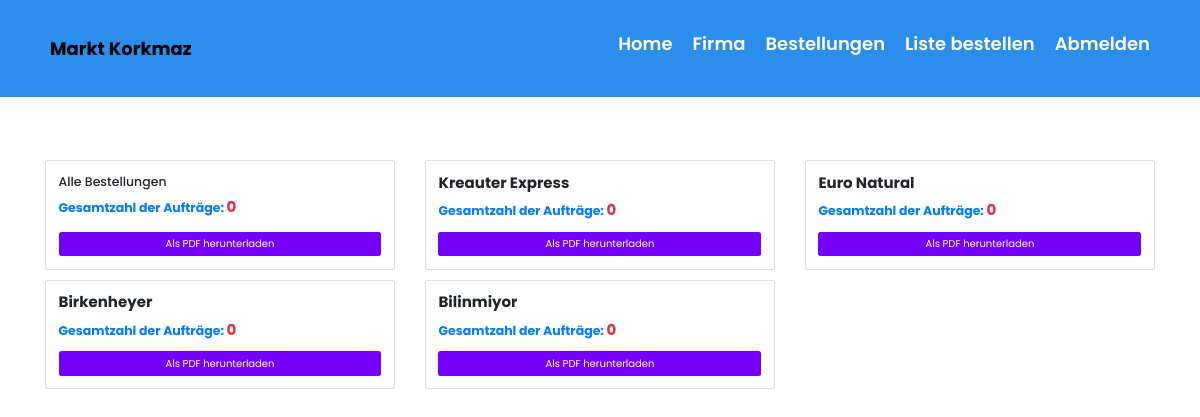
The page /orderlist/ (signed in) on the database as committed earlier.
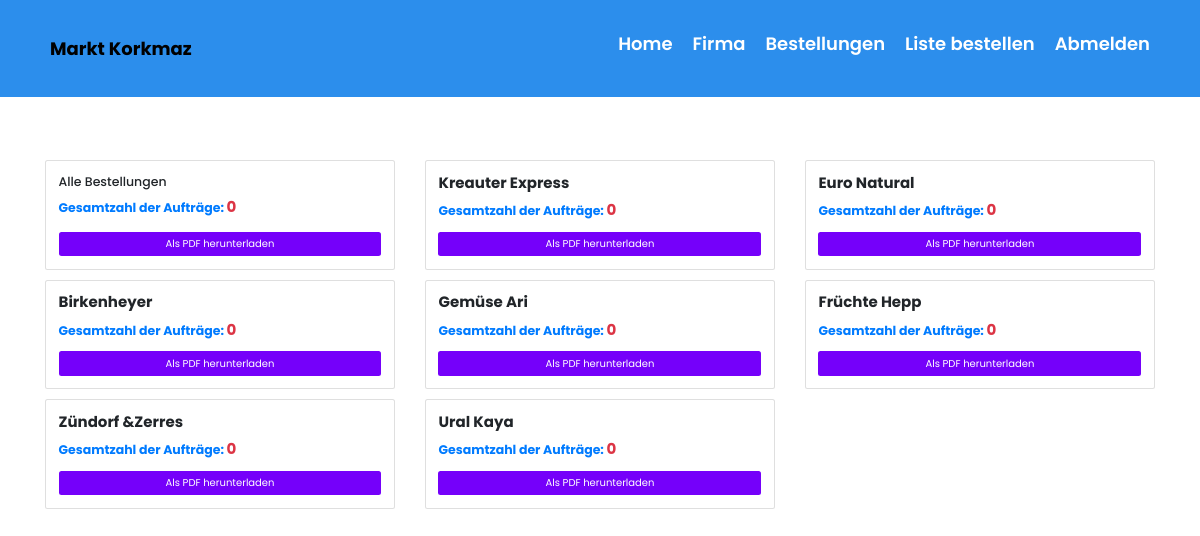
The same page on the database as committed later.
### app/models.py (models this page shows, shortened)
class Company(models.Model):
    name = models.CharField(max_length=100)

### app/views.py (the view)
# urls.py: path('orderlist/', orderlist, name='orderlist'),
@login_required
def orderlist(request):
    today = timezone.now().date()
    companies = Company.objects.all()
    total_orders = Order.objects.filter(created_at__date=today).count()
    company_orders = []
    for company in companies:
        total_orders_for_company = Order.objects.filter(company=company, created_at__date=today).count()
        company_orders.append({
            'company': company,
            'total_orders': total_orders_for_company
        })
    context = {
        'company_orders': company_orders,
        'total_orders': total_orders,
    }
    return render(request, 'order_list.html', context)

### app/templates/order_list.html (shortened to what this page needs)
{% extends "base.html" %}
{% block content %}
<div class="content">
    <div class="container">
        <br> </br>
        <br> </br>
        <br> </br>
        <div class="row mb-4">
            <div class="col-md-6 col-lg-4 mb-3">
                <div class="card h-100">
                    <div class="card-body d-flex flex-column">
                        <h5 class="card-title">Alle Bestellungen</h5>
                        <p class="card-text total-orders-text">Gesamtzahl der Aufträge: <span class="order-count">{{ total_orders }}</span></p>
                        <a href="{% url 'download_all_orders_pdf' %}" class="btn custom-btn mt-auto">Als PDF herunterladen</a>
                    </div>
                </div>
            </div>
            {% for company_order in company_orders %}
            <div class="col-md-6 col-lg-4 mb-3">
                <div class="card h-100">
                    <div class="card-body d-flex flex-column">
                        <h5 class="card-title company-name">{{ company_order.company.name }}</h5>
                        <p class="card-text total-orders-text">Gesamtzahl der Aufträge: <span class="order-count">{{ company_order.total_orders }}</span></p>
                        <a href="{% url 'download_company_orders_pdf' company_order.company.id %}" class="btn custom-btn mt-auto">Als PDF herunterladen</a>
                    </div>
                </div>
            </div>
            {% endfor %}
        </div>
    </div>
</div>
{% endblock %}

### app/templates/base.html (shortened to what this page needs)
{% load static %}
<!DOCTYPE html>
<html lang="en">
<head>
  <link rel="stylesheet" href="https://cdnjs.cloudflare.com/ajax/libs/font-awesome/6.0.0-beta3/css/all.min.css" />
  <link rel="stylesheet" href="{% static "css/style.css" %}">
  <link rel="stylesheet" href="{% static "fonts/icomoon/style.css" %}">
  <link rel="stylesheet" href="{% static "css/owl.carousel.min.css" %}">
  <link rel="stylesheet" href="{% static "css/bootstrap.min.css" %}">
  <link rel="stylesheet" href="{% static "css/style.css" %}">
  <link rel="stylesheet" href="{% static "css/nav.css" %}" />
</head>
<body>
  <header>
    <nav>
      <a href="{% url "home" %}" id="logo">Markt Korkmaz</a>
      <ul id="nav-bar">
        <li>
          <a href="{% url 'home' %}">Home</a>
        </li>
        <li>
          <a href="{% url 'firma' %}">Firma</a>
        </li>
        <li>
          <a href="{% url 'order_page' %}">Bestellungen</a>
        </li>
        <li>
          <a href="{% url 'orderlist' %}">Liste bestellen</a>
        </li>
        <li>
          <a href="{% url 'logout' %}">Abmelden</a>
        </li>
      </ul>
    </nav>
  </header>
</body>
{% block content %}
{% endblock %}
</body>
</html>

### app/static/css/style.css (style rules this page uses)
body { font-family: "Roboto", -apple-system, BlinkMacSystemFont, "Segoe UI", Roboto, "Helvetica Neue", Arial, "Noto Sans", sans-serif, "Apple Color Emoji", "Segoe UI Emoji", "Segoe UI Symbol", "Noto Color Emoji"; background-color: #fff; font-weight: 300; }
p { color: #b3b3b3; font-weight: 300; }
h1, h2, h3, h4, h5, h6, .h1, .h2, .h3, .h4, .h5, .h6 { font-family: "Roboto", -apple-system, BlinkMacSystemFont, "Segoe UI", Roboto, "Helvetica Neue", Arial, "Noto Sans", sans-serif, "Apple Color Emoji", "Segoe UI Emoji", "Segoe UI Symbol", "Noto Color Emoji"; }
a { -webkit-transition: .3s all ease; -o-transition: .3s all ease; transition: .3s all ease; }
a, a:hover { text-decoration: none !important; }
.content { padding: 7rem 0; }

### app/static/css/nav.css (style rules this page uses)
* { padding: 0; margin: 0; box-sizing: border-box; }
html { font-size: 62.5%; }
*:not(i) { font-family: "Poppins", sans-serif; }
header { position: fixed; width: 100%; background-color: #2c8eec; padding: 3rem 5rem; }
nav { display: flex; justify-content: space-between; align-items: center; }
nav ul { list-style: none; display: flex; gap: 2rem; }
nav a { font-size: 1.8rem; text-decoration: none; }
nav a#logo { color: #000000; font-weight: 700; }
nav ul a { color: #ffffff; font-weight: 600; }

### app/templates/order_list.html (style rules this page uses)
.total-orders-text { font-size: 1.25rem; color: #007bff; font-weight: bold; }
.order-count { font-size: 1.5rem; color: #dc3545; }
.custom-btn { background-color: #7500fa; color: #fff; }
.company-name { font-size: 1.5rem; font-weight: bold; }

Rows that differ between the two databases and show on the page:
changed Company: company.name "Bilinmiyor" → "Gemüse Ari"
added Company: company.name "Früchte Hepp", total_orders "0"
added Company: company.name "Zündorf &Zerres", total_orders "0"
added Company: company.name "Ural Kaya", total_orders "0"
